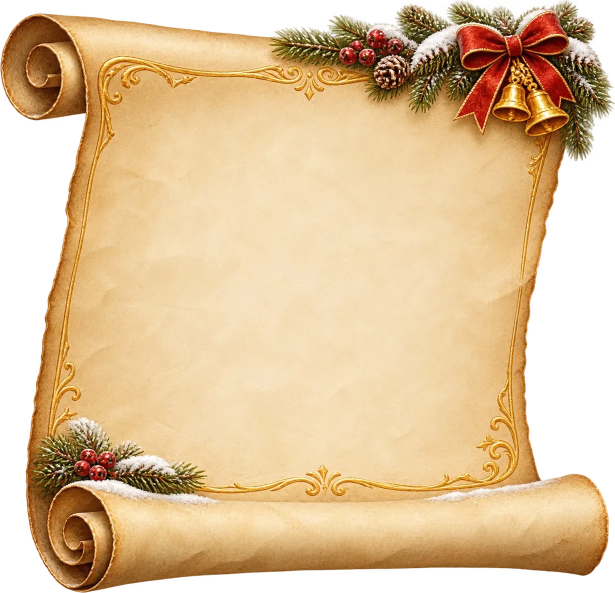
#> input picture docs/ny-book/scroll.webp, 1230 x 1185 px, found by its file name (shown at 1/2 size)
$ python make-hscroll.py
#> lines starting #> are read from the running program, lines starting #| are printed output that depends on the picture
#!/usr/bin/env python3
"""Горизонтальный свиток для вариантов ответа «Книги»: собирается ТОЛЬКО из утверждённого public/ny-book/scroll.webp (новых ассетов нет).
Левый кап — закрученный рулон (верх-лево исходника), правый — его зеркало, середина — чистый пергамент исходника.
Результат: public/ny-book/hscroll.webp — одна картинка 812×230 для border-image (края 196 px, середина растягивается).
usage: python3 scripts/ny-book/make-hscroll.py"""
from PIL import Image
src = Image.open('public/ny-book/scroll.webp').convert('RGBA')
#> src is the input picture: PIL image 1230x1185 RGBA; mean R, G, B, A 188.4, 156, 114.3, 200
import numpy as np
cap = src.crop((0, 22, 196, 252))          # спираль рулона + кусок цилиндра (непрозрачные строки на стыке: 14…229)
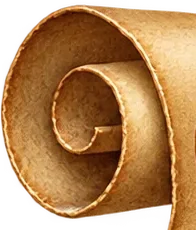
#> cap: PIL image 196x230 RGBA; mean R, G, B, A 155.2, 102.1, 53.2, 207; transparent parts drawn white
mid = src.crop((340, 340, 900, 555))       # чистый пергамент без рамки и декора, высота 215 = высоте листа на стыке с рулоном
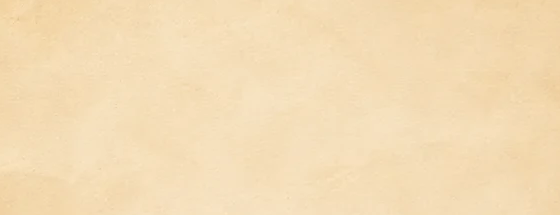
#> mid: PIL image 560x215 RGBA; mean R, G, B, A 244, 220.1, 181, 252.5; transparent parts drawn white
H, MW = 230, 420
W = Image.new('RGBA', (196 + MW + 196, H), (0, 0, 0, 0))
#> W: PIL image 812x230 RGBA; every value is 0
m = mid.resize((MW, 215))
mid_h = 215
arr = np.array(m).astype(float)
# кромка листа: по верху и низу пергамент темнеет (как край бумаги) и слегка закругляется — не плоский прямоугольник поверх рулонов
for i in range(10):
    k = 1 - 0.35 * (1 - i / 10) ** 2
    arr[i, :, :3] *= k; arr[214 - i, :, :3] *= k
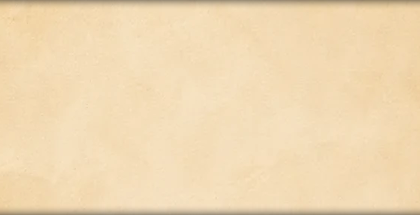
#> arr: shape (215, 420, 4) float64; mean R, G, B, A 239.9, 216.4, 178.7, 252.5; transparent parts drawn white
arr[:2, :, 3] = 120; arr[-2:, :, 3] = 120
m = Image.fromarray(arr.clip(0, 255).astype('uint8'), 'RGBA')
# пергамент заходит ПОД рулоны (на 24 px с каждой стороны) — стык скрыт телом рулона, плоского «прямоугольника» нет
m = m.resize((MW + 48, 205)); W.alpha_composite(m, (196 - 24, 18))
#> after `m = m.resize((MW + 48, 205))`:
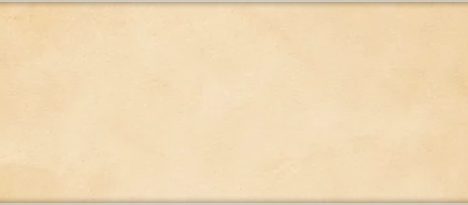
#> m: PIL image 468x205 RGBA; mean R, G, B, A 238.9, 215.5, 178.7, 250; transparent parts drawn white
W.alpha_composite(cap, (0, 0))
cr = cap.transpose(Image.FLIP_LEFT_RIGHT); W.alpha_composite(cr, (196 + MW, 0))
#> after `cr = cap.transpose(Image.FLIP_LEFT_RIGHT)`:
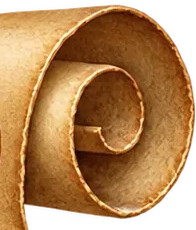
#> cr: PIL image 196x230 RGBA; mean R, G, B, A 155.2, 102.1, 53.2, 207; transparent parts drawn white
W.save('public/ny-book/hscroll.webp', quality=90)   # 812×230: border-image slice 0 196 0 196 (края не растягиваются, середина — да)
bg = Image.new('RGBA', W.size, (240, 228, 200, 255)); bg.alpha_composite(W); bg.convert('RGB').resize((1624, 460)).save('/tmp/hscroll-preview.png')
#> after `bg = Image.new('RGBA', W.size, (240, 228, 200, 255))`:
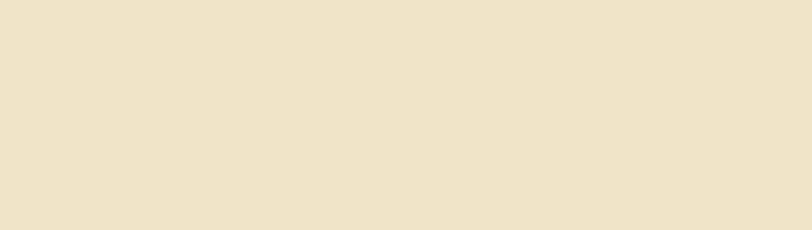
#> bg: PIL image 812x230 RGBA; mean R, G, B, A 240, 228, 200, 255
#> after `bg.alpha_composite(W)`:
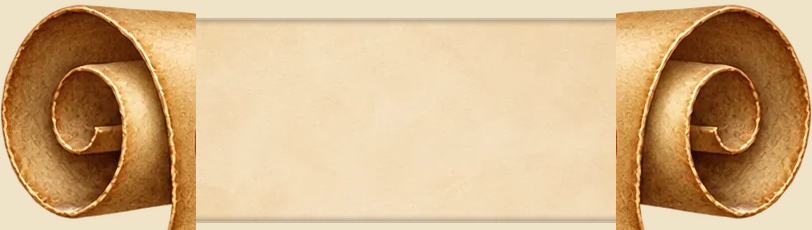
#> bg: PIL image 812x230 RGBA; mean R, G, B, A 211.1, 177.8, 135.2, 255

$ run again, with docs/ny-book/house-hi.webp copied over docs/ny-book/scroll.webp
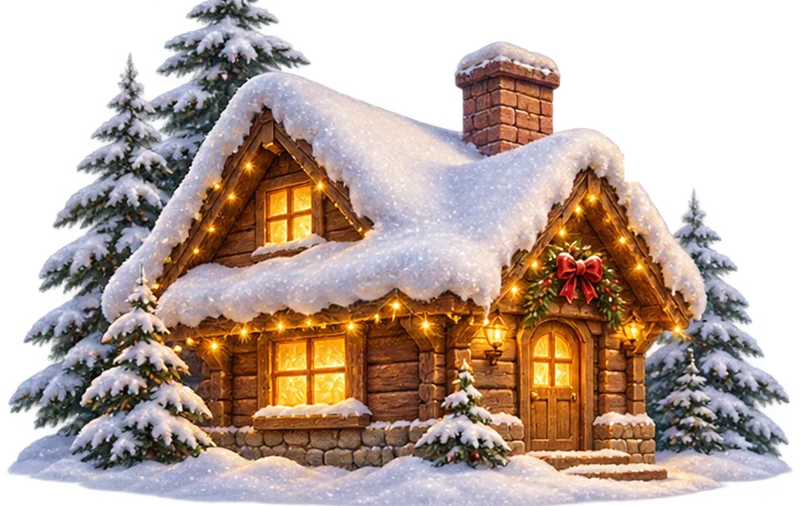
#> input picture docs/ny-book/house-hi.webp, 800 x 506 px, found by its file name
#> src is the input picture: PIL image 800x506 RGBA; mean R, G, B, A 117.9, 99.1, 89.8, 170.3
#> after the loop `for i in range(10):`:
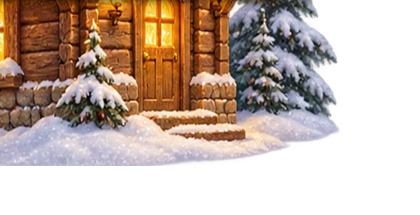
#> arr: shape (215, 420, 4) float64; mean R, G, B, A 94, 75.5, 64.7, 144.1; transparent parts drawn white
#> `bg.alpha_composite(W)`:
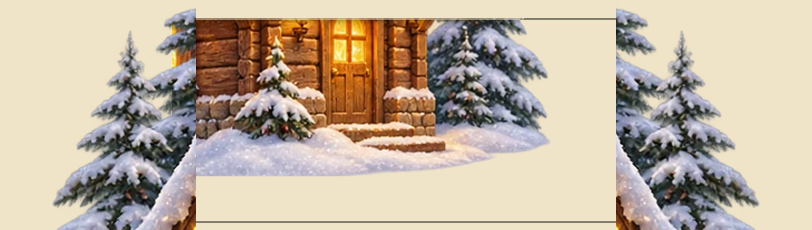
#> bg: PIL image 812x230 RGBA; mean R, G, B, A 193.6, 178.6, 160, 255

$ run again, with docs/ny-book/lantern-hi.webp copied over docs/ny-book/scroll.webp
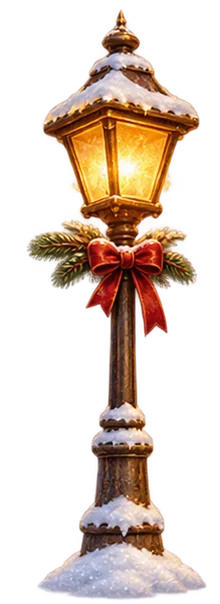
#> input picture docs/ny-book/lantern-hi.webp, 220 x 604 px, found by its file name
#> src is the input picture: PIL image 220x604 RGBA; mean R, G, B, A 77.5, 56, 42.7, 83.1
#> mid: PIL image 560x215 RGBA; every value is 0
#> `W.alpha_composite(cr, (196 + MW, 0))`:
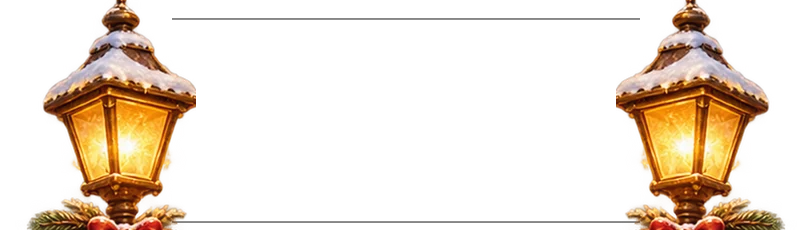
#> W: PIL image 812x230 RGBA; mean R, G, B, A 48, 32.7, 18, 56; transparent parts drawn white
#> `bg.alpha_composite(W)`:
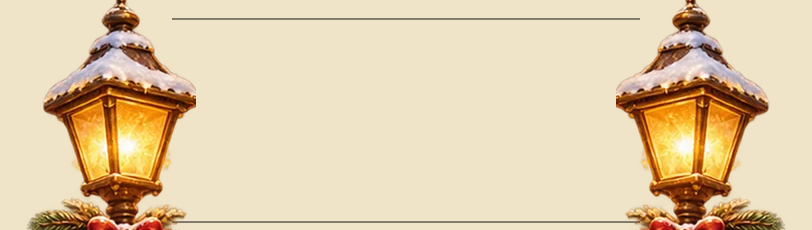
#> bg: PIL image 812x230 RGBA; mean R, G, B, A 226, 204.9, 170.9, 255
